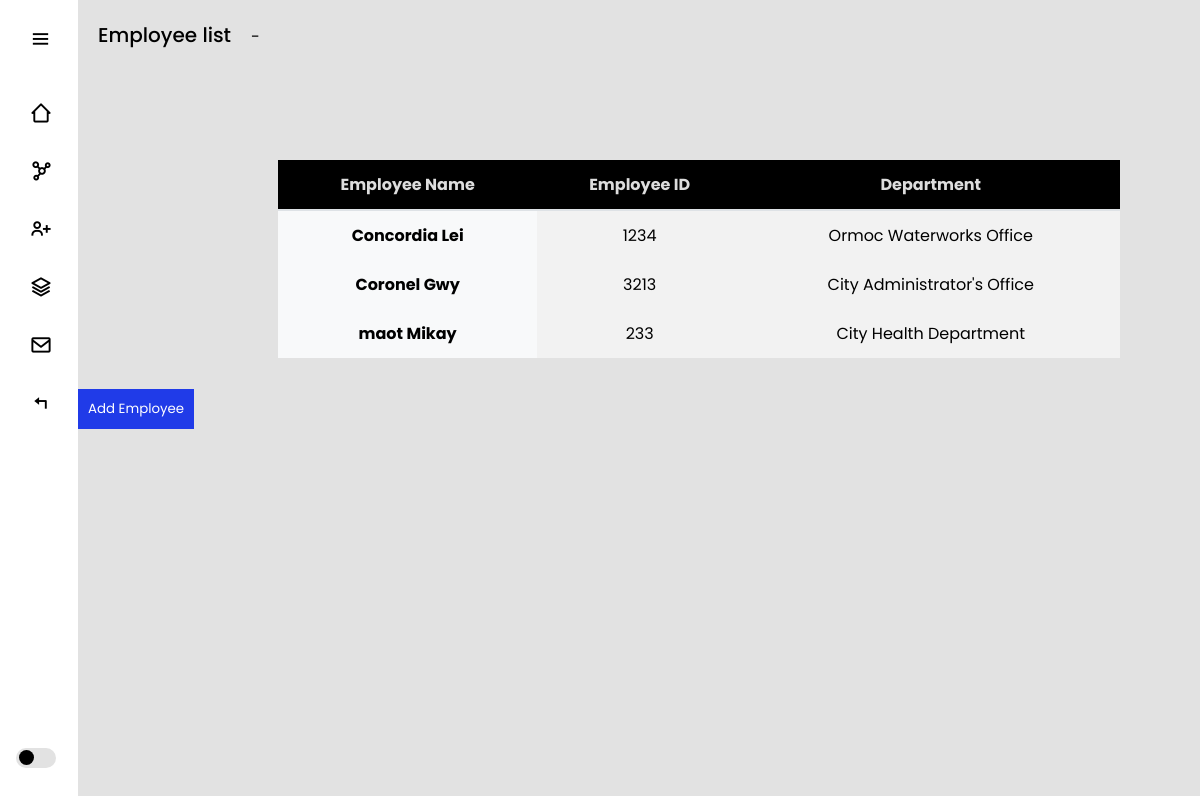
The app's page /employeelist/ (signed in), older data.
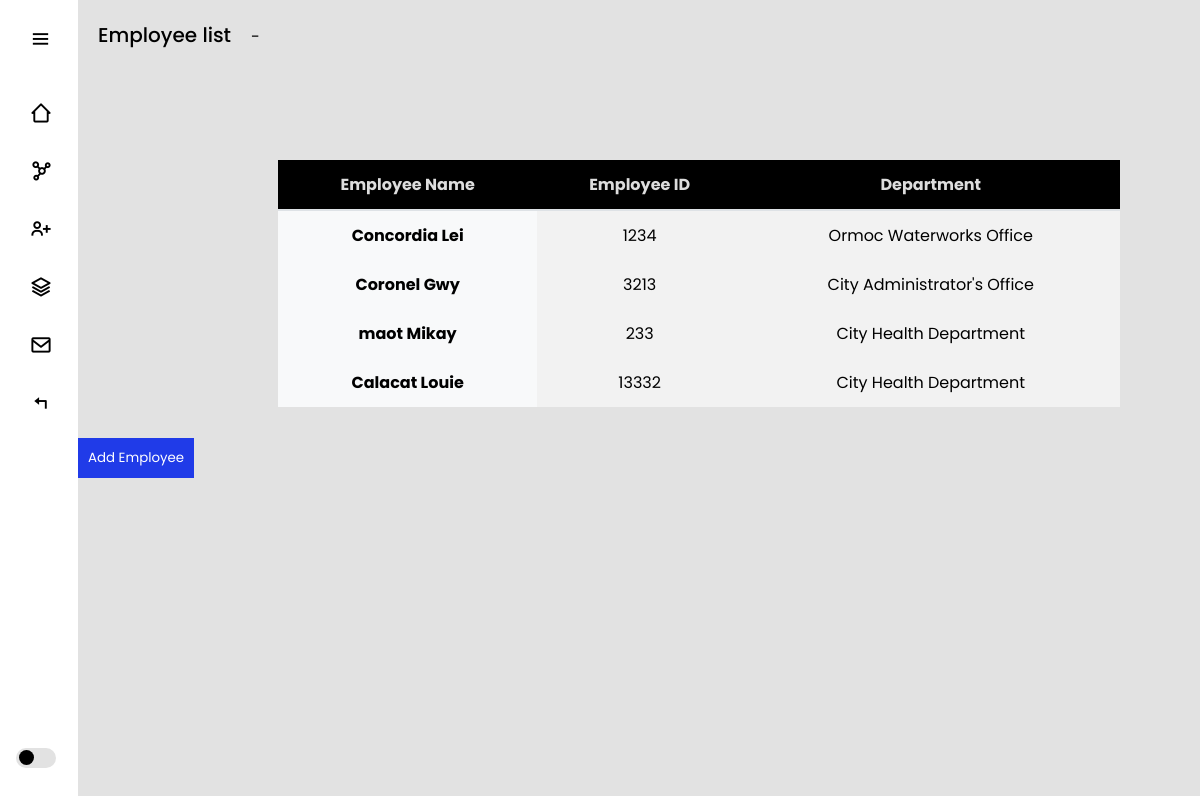
The same page, newer data.
### myapp/models.py (models this page shows, shortened)
class Employee(models.Model):
    employee_id = models.CharField(max_length=100, unique=True)  # Set a sensible default
    first_name = models.CharField(max_length=120)
    last_name = models.CharField(max_length=120)
    department_name = models.ForeignKey(Department, on_delete=models.CASCADE, related_name='employees')
    updated = models.DateTimeField(auto_now=True)
    created = models.DateTimeField(auto_now_add=True)

class Department(models.Model):
    name = models.CharField(max_length=100)
    def __str__(self):
        return self.name

### myapp/views.py (the view)
# urls.py: path('employeelist/', views.employeelist, name='employeelist'),
@login_required
def employeelist(request):
    employee = Employee.objects.all()
    context = {
        "employee": employee
 }
    return render(request, 'employeelist.html', context)

### myapp/templates/employeelist.html (shortened to what this page needs)
{% extends 'index.html' %}
{% block content %}
<section class="home">
    <p>Employee list</p>-
        <table class="table">
            <thead>
              <tr>
                <th scope="col">Employee Name</th>
                <th scope="col">Employee ID</th>
                <th scope="col">Department</th>
              </tr>
            </thead>
            <tbody>
              <tr>
                {% for employee in employee %}
                <th scope="row">{{ employee.last_name }} {{ employee.first_name }}</th>
                <td>{{ employee.employee_id }}</td>
                <td>{{ employee.department_name }}</td>
              </tr>
              {% endfor %}
            </tbody>
          </table>
          <button class="add-employee-btn" onclick="window.location.href='{% url 'add_employee' %}'">Add Employee</button>
</section>
{% endblock %}

Row changes from the older to the newer data that the page shows:
added Employee: last_name "Calacat", first_name "Louie", employee_id "13332", department_name "City Health Department"
